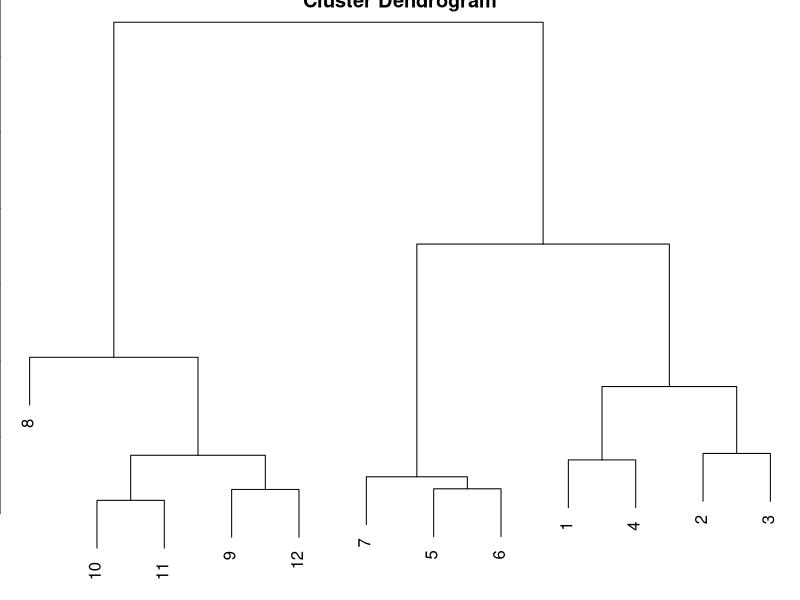

Source code (R): (Note: this script raises an error after producing the figure.)
library(dplyr)
library(tidyr)
library(ggplot2)

# Reading random datas

set.seed(1234)
par(mar=c(0,0,0,0))
x<- rnorm(12, mean = rep(1:3, each=4), sd=0.2)
y<- rnorm(12,mean = rep(1:3, each=4), sd=0.4)
#plot(x,y, col='blue', pch=19, cex=2)
#text(x+0.05, y+0.05, labels = as.character(1:12))

# Clustering of data

data_frame <- data_frame(x=x, y=y)
dist_xy <- dist(data_frame)
hclustering<-hclust(dist_xy)
plot(hclustering)

#Heat Map

#data_matrix <- as.matrix(data_frame)[sample(1:12)]
#heatmap(data_matrix)

image(1:10,161)
